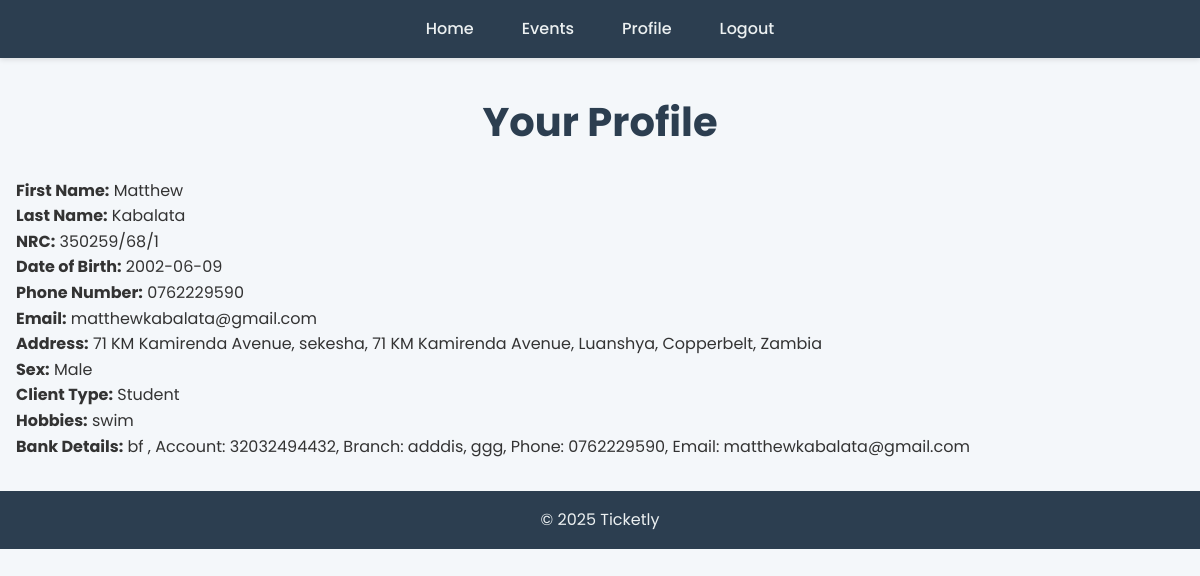
The app's page /profile.php (signed in) with its own data.
### tables this page shows
CREATE TABLE `users` (
  `user_id` int(11) NOT NULL,
  `first_name` varchar(50) NOT NULL,
  `last_name` varchar(50) NOT NULL,
  `nrc` varchar(20) NOT NULL,
  `dob` date NOT NULL,
  `phone_number` varchar(15) NOT NULL,
  `email` varchar(100) NOT NULL,
  `physical_address` varchar(255) NOT NULL,
  `area` varchar(50) NOT NULL,
  `street` varchar(50) NOT NULL,
  `town` varchar(50) NOT NULL,
  `province` varchar(50) NOT NULL,
  `country` varchar(50) NOT NULL,
  `sex` enum('Male','Female','Other') NOT NULL,
  `client_type` enum('Student','Worker','Business Person') NOT NULL,
  `hobbies` text DEFAULT NULL,
  `bank_name` varchar(100) NOT NULL,
  `bank_account_no` varchar(50) NOT NULL,
  `bank_branch` varchar(100) NOT NULL,
  `bank_address` varchar(255) NOT NULL,
  `bank_phone` varchar(15) NOT NULL,
  `bank_email` varchar(100) NOT NULL,
  `password` varchar(255) NOT NULL
);

### profile.php (the view, shortened to what this page needs)
<?php
include 'includes/db_connect.php';
$user_id = $_SESSION['user_id'];
$query = "SELECT * FROM users WHERE user_id = ?";
$stmt = $conn->prepare($query);
$stmt->bind_param("i", $user_id);
$stmt->execute();
$result = $stmt->get_result();
$user = $result->fetch_assoc();
?>
<!DOCTYPE html>
<html lang="en">
<head>
    <link rel="stylesheet" href="css/style.css">
    <link rel="stylesheet" href="https://cdnjs.cloudflare.com/ajax/libs/font-awesome/6.0.0-beta3/css/all.min.css">
</head>
<body>
    <header>
        <nav>
            <ul>
                <li><a href="index.php">Home</a></li>
                <li><a href="events.php">Events</a></li>
                <li><a href="profile.php">Profile</a></li>
                <li><a href="logout.php">Logout</a></li>
            </ul>
        </nav>
    </header>
    <main>
        <h1>Your Profile</h1>
        <p><strong>First Name:</strong> <?php echo htmlspecialchars($user['first_name']); ?></p>
        <p><strong>Last Name:</strong> <?php echo htmlspecialchars($user['last_name']); ?></p>
        <p><strong>NRC:</strong> <?php echo htmlspecialchars($user['nrc']); ?></p>
        <p><strong>Date of Birth:</strong> <?php echo htmlspecialchars($user['dob']); ?></p>
        <p><strong>Phone Number:</strong> <?php echo htmlspecialchars($user['phone_number']); ?></p>
        <p><strong>Email:</strong> <?php echo htmlspecialchars($user['email']); ?></p>
        <p><strong>Address:</strong> <?php echo htmlspecialchars($user['physical_address'] . ", " . $user['area'] . ", " . $user['street'] . ", " . $user['town'] . ", " . $user['province'] . ", " . $user['country']); ?></p>
        <p><strong>Sex:</strong> <?php echo htmlspecialchars($user['sex']); ?></p>
        <p><strong>Client Type:</strong> <?php echo htmlspecialchars($user['client_type']); ?></p>
        <p><strong>Hobbies:</strong> <?php echo htmlspecialchars($user['hobbies'] ?: 'None'); ?></p>
        <p><strong>Bank Details:</strong> <?php echo htmlspecialchars($user['bank_name'] . ", Account: " . $user['bank_account_no'] . ", Branch: " . $user['bank_branch'] . ", " . $user['bank_address'] . ", Phone: " . $user['bank_phone'] . ", Email: " . $user['bank_email']); ?></p>
    </main>
    <footer>
        <p>&copy; 2025 Ticketly</p>
    </footer>
</body>
</html>

### css/style.css (style rules this page uses)
* { margin: 0; padding: 0; box-sizing: border-box; }
body { font-family: 'Poppins', sans-serif; background-color: #f4f7fa; color: #333; line-height: 1.6; }
header { background-color: #2c3e50; padding: 1rem 0; box-shadow: 0 2px 5px rgba(0, 0, 0, 0.1); position: sticky; top: 0; z-index: 1000; }
nav { max-width: 1200px; margin: 0 auto; padding: 0 1rem; }
nav ul { list-style: none; display: flex; justify-content: center; align-items: center; }
nav ul li { margin: 0 1.5rem; }
nav ul li a { color: #ecf0f1; text-decoration: none; font-weight: 500; transition: color 0.3s ease; }
main { max-width: 1200px; margin: 2rem auto; padding: 0 1rem; }
h1 { font-size: clamp(1.8rem, 5vw, 2.5rem); color: #2c3e50; margin-bottom: 1.5rem; text-align: center; }
footer { background-color: #2c3e50; color: #ecf0f1; text-align: center; padding: 1rem; margin-top: 2rem; }

### records on screen
users: first_name "Matthew", last_name "Kabalata", nrc "350259/68/1", dob "2002-06-09", phone_number "0762229590", email "matthewkabalata@gmail.com", physical_address+area+street "71 KM Kamirenda Avenue, sekesha, 71 KM Kamirenda Avenue, Luanshya, Copperbelt, Zambia", sex "Male", client_type "Student", hobbies "swim", bank_name+bank_account_no+bank_branch "bf , Account: 32032494432, Branch: adddis, ggg, Phone: 0762229590, Email: matthewkabalata@gmail.com"
